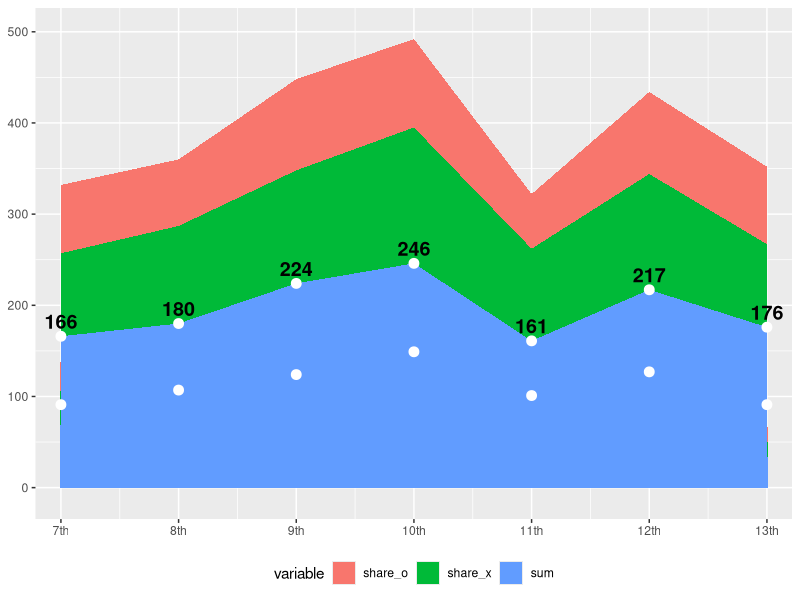

Write the R code that produced this figure.
options(stringsAsFactors = FALSE)
library("data.table")
library("ggplot2")

df = data.frame(date = 7:13,
                share_o = c(75, 73, 100, 97, 60, 90, 85),
                share_x = c(91, 107, 124, 149, 101, 127, 91))
df[, "sum"] = df$share_o + df$share_x

df_melt = reshape2::melt(data = df, id = "date")
df_melt

ggplot() + 
  geom_area(data = df_melt,
            aes(x = date,
                y = value,
                group = variable,
                fill = variable)) + 
  geom_point(data = df,
             aes(x = date, 
                 y = share_x),
             size = 3,
             color = "#FFFFFF") +
  geom_point(data = df,
             aes(x = date, 
                 y = sum),
             size = 3,
             color = "#FFFFFF") +
  scale_x_continuous(expand = c(0.03, 0.03),
                     breaks = 7:13,
                     labels = paste0(7:13, "th")) + 
  scale_y_continuous(expand = c(0.07, 0.07)) +
  labs(x = NULL, y = NULL) + 
  annotate(geom = "text",
           x = df$date,
           y = df$share_o + df$share_x,
           label = df$share_o + df$share_x,
           fontface = "bold",
           size = 5,
           vjust = -0.5) +
  theme(legend.position = "bottom")

